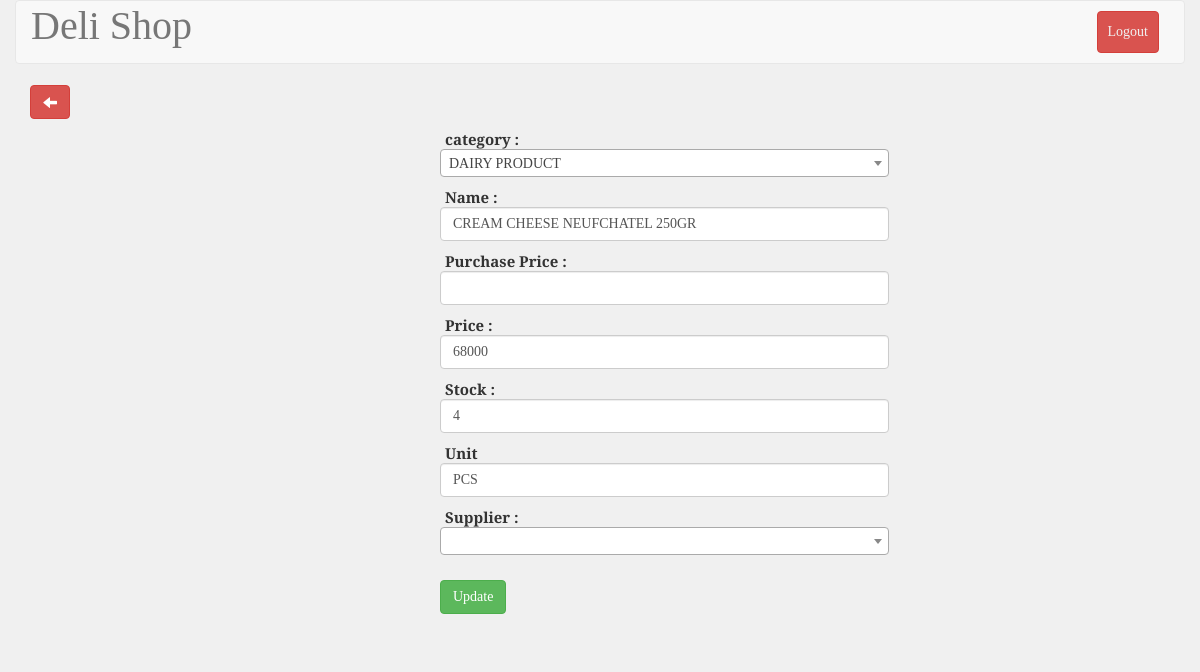
/edit_data.php?id=4 (signed in), run on an earlier commit of the app's database.
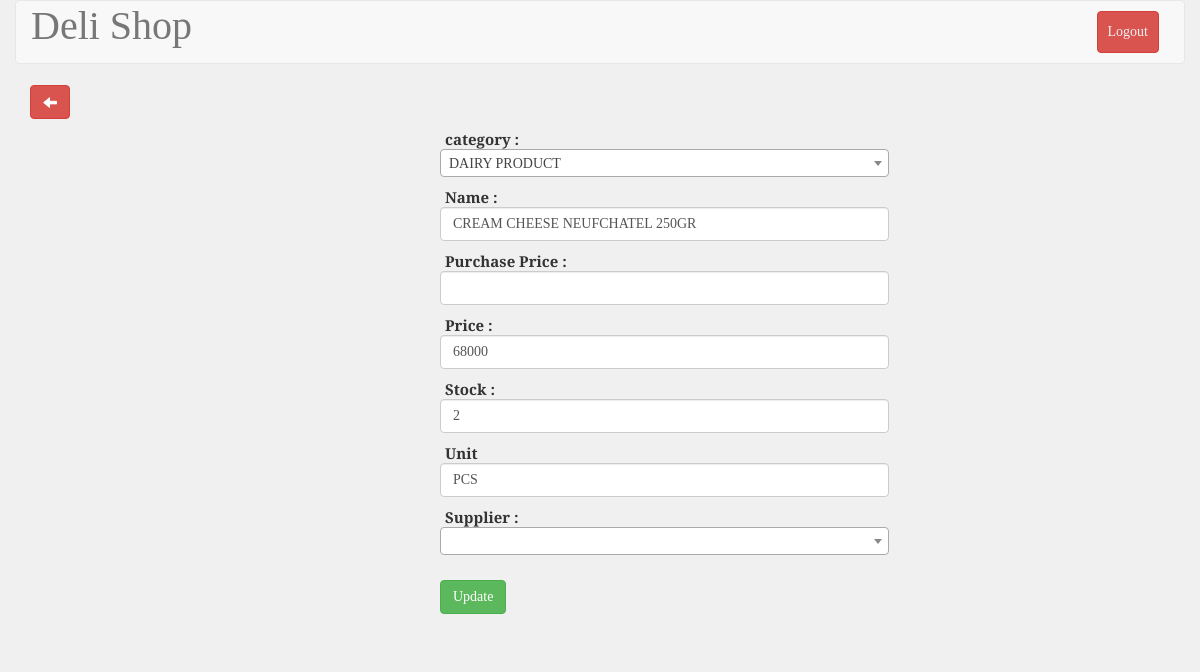
And on a later commit of the database.
### tables this page shows
CREATE TABLE `tb_barang` (
  `id` int(10) unsigned NOT NULL AUTO_INCREMENT,
  `item` varchar(100) NOT NULL,
  `price` double NOT NULL,
  `stock` float unsigned NOT NULL,
  `unit` varchar(100) NOT NULL,
  `kategori` int(11) NOT NULL,
  `supplier` int(11) NOT NULL,
  `pur_price` double DEFAULT NULL,
  PRIMARY KEY (`id`)
);

### edit_data.php (the view, shortened to what this page needs)
<!doctype html>
<html>
<?php
include "koneksi.php";
$id=$_GET['id'];
$data = mysqli_query($conn, "SELECT tb_barang.`id`, tb_barang.`item`, tb_barang.`price`, tb_barang.`stock`, tb_barang.`unit`,tb_barang.`kategori`, tb_barang.`supplier`, tb_kategori.nm_kategori AS nama_kat, tb_supplier.`nm_supplier` AS nama_sup, tb_barang.pur_price FROM tb_barang LEFT JOIN tb_kategori ON tb_barang.`kategori`=tb_kategori.`id` LEFT JOIN tb_supplier ON tb_barang.`supplier`=tb_supplier.`id_supplier` WHERE tb_barang.`id`=$id");
?>
	<?php include("./templates/header.php"); ?>
	<link rel="stylesheet" type="text/css" href="./css/directPayStyle.css">
	<body>
			<div class="container-fluid">
				<div class="row">
					<div class="col-md-12 header">
						<nav class="navbar navbar-default" role="navigation">
							<div class="container-fluid">
								<div class="navbar-header">
									<a class="navbar-brand" style="font-size: 40px;" href="#">Deli Shop</a>
								</div>
								<div class="collapse navbar-collapse navbar-ex1-collapse">
									<ul class="nav navbar-nav navbar-right">
										<li><a ype="button" class="btn btn-danger" style="margin: 10px; padding: 10px;" href="logout.php">Logout</a></li>
									</ul>
								</div>
							</div>
						</nav>
					</div>
				</div>
			</div>
			<div class="container">
				<div class="row">
					<div class="col-md-4 sidebar">
						<a type="button" class="btn btn-danger glyphicon glyphicon-arrow-left"  href="stock.php"></a>
					</div>
					<div class="col-md-8 articles">
						<div class="row">
							<div class="col-md-12" style="margin: 10px 0px">
								<?php
								while($d=mysqli_fetch_array($data))
								{
								?>
								<form action="updateStock.php" method="POST" role="form" id="directPay_div">
									<table>
										<tr>
											<td>
											<div class="form-group">
										      <label>category :</label>
										</div>
										</td>
										</tr>
										<tr>
											<td>	<div class="form-group">
										      <label for="usr">Name :</label>
										      <input type="text" style="width: 200%;" class="form-control" name="name" id="usr" value="<?php echo $d['item'];?>">
										    </div></td>
										</tr>
										<tr>
											<td>	<div class="form-group">
										      <label for="usr">Purchase Price :</label>
										      <input type="text" style="width: 200%;" class="form-control" name="purchase_price" id="rupiah" value="<?php echo $d['pur_price'];?>">
										    </div></td>
										</tr>
										<tr>
											<td>	<div class="form-group">
										      <label for="usr">Price :</label>
										      <input type="text" style="width: 200%;" class="form-control" name="price" id="rupiah" value="<?php echo $d['price'];?>">
										    </div></td>
										</tr>
										<tr>
											<td>	<div class="form-group">
										      <label for="usr">Stock :</label>
										      <input type="text" style="width: 200%;" class="form-control" name="stock" id="usr" value="<?php echo $d['stock'];?>">
										    </div></td>
										</tr>
										<tr>
											<td>	<div class="form-group">
										      <label for="usr">Unit</label>
										      <input type="text" style="width: 200%;" class="form-control" name="unit" id="usr" value="<?php echo $d['unit'];?>">
										    </div></td>
										</tr>
										<tr>
										<td>
											<div class="form-group">
										      <label>Supplier :</label>
										</div>
										</td>
										</tr>
										<tr>
											<td><button type="submit" class="btn btn-success" id="add_item_btn" style="margin-top: 10px;" name=Submit>Update</button></td>
										</tr>
									</table>
								</form>
								<?php
								}
								?>
							</div>
						</div>
					</div>
				</div>
			</div>
	</body>
</html>

What changed in the data, as far as the page shows it:
changed tb_barang "CREAM CHEESE NEUFCHATEL 250GR": stock "4" → "2"
